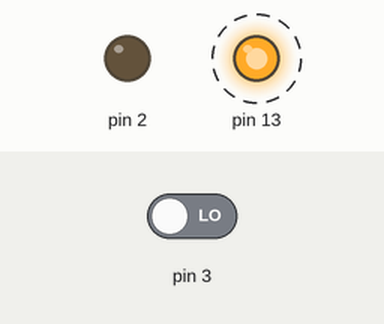
Recording of a sketch running on a simulated Arduino Uno, built with avr-gcc and run on an emulated ATmega328P. Shown: output pins drawn as LEDs (lit = HIGH). Dashed ring = blinking. The inputs (shaded band) are chosen by the test bench; at power-on: pin 3 LOW.

Above: at 6.8 s.
6.9 s: pin 3 driven HIGH
At 8.8 s:
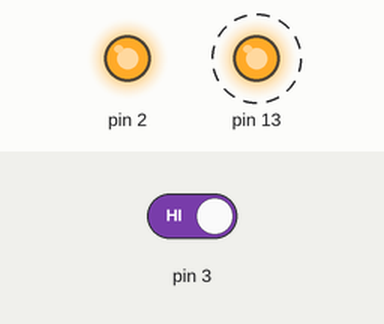
12.5 s: pin 3 driven LOW
At 15.4 s:
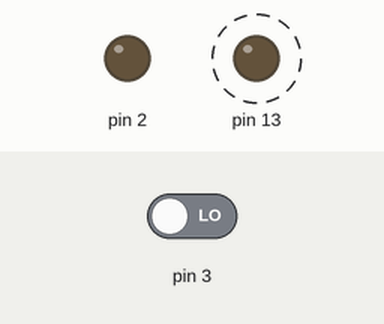
Timing chart, 0 to 24.9 s (numbered marks = the images above; inputs shaded):
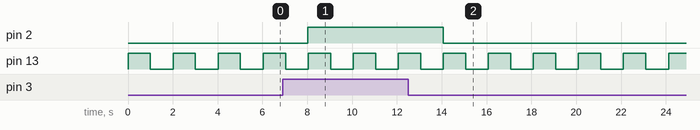

The sketch:

problem_of_delay.ino
```cpp
void setup(){
  pinMode(13, OUTPUT);
  pinMode(2, OUTPUT);
  pinMode(3, INPUT);
}
void loop(){
  digitalWrite(13, HIGH);
  delay(1000);
  digitalWrite(13, LOW);
  delay(1000);

  int button = digitalRead(3);
  digitalWrite(2, button);
  delay(10);
}
```

Measured:
- after the input at 6.9 s, pin 2: LOW → HIGH after 1.1 s
- after the input at 12.5 s, pin 2: HIGH → LOW after 1.6 s
- by itself, pin 13: alternates HIGH for 1.0 s and LOW for 1.0 s
